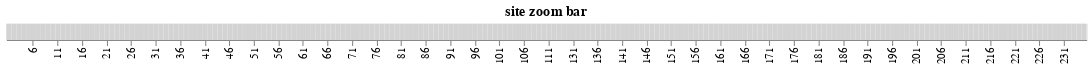

The cell this chart's notebook holds for it:
### Markdown cell above
### Zoom Bar

### Code cell
## == Zoom bar for the heatmap plot == ## 
zoom_bar = alt.Chart(scores_df[['site']].drop_duplicates()
    ).mark_rect(
        color='lightgray'
    ).encode(
        x=alt.X('site:O',
                title=None,
                axis=alt.Axis(values=list(range(min_site, max_site, x_axis_spacing)))
               )
    ).add_selection(
        zoom_selection
    ).properties(
        width=width,
        height=15,
        title="site zoom bar"
)

zoom_bar

### Figure 1 — Vega-Lite specification as saved in the notebook (floating-point values rounded to 4 significant figures; data arrays with more than 128 entries replaced by an {"elided": "..."} marker saying what was removed)
{"config": {"view": {"continuousWidth": 400, "continuousHeight": 300}}, "data": {"name": "data-f3cd122e09566747485ef22d4ca5e726"}, "mark": {"type": "rect", "color": "lightgray"}, "encoding": {"x": {"type": "ordinal", "axis": {"values": [1, 6, 11, 16, 21, 26, 31, 36, 41, 46, 51, 56, 61, 66, 71, 76, 81, 86, 91, 96, 101, 106, 111, 116, 121, 126, 131, 136, 141, 146, 151, 156, 161, 166, 171, 176, 181, 186, 191, 196, 201, 206, 211, 216, 221, 226, 231]}, "field": "site", "title": null}}, "height": 15, "selection": {"selector009": {"type": "interval", "encodings": ["x"], "mark": {"stroke": "black", "strokeWidth": 2}}}, "title": "site zoom bar", "width": 1000, "$schema": "https://vega.github.io/schema/vega-lite/v4.8.1.json", "datasets": {"data-f3cd122e09566747485ef22d4ca5e726": {"elided": "220 records"}}}
